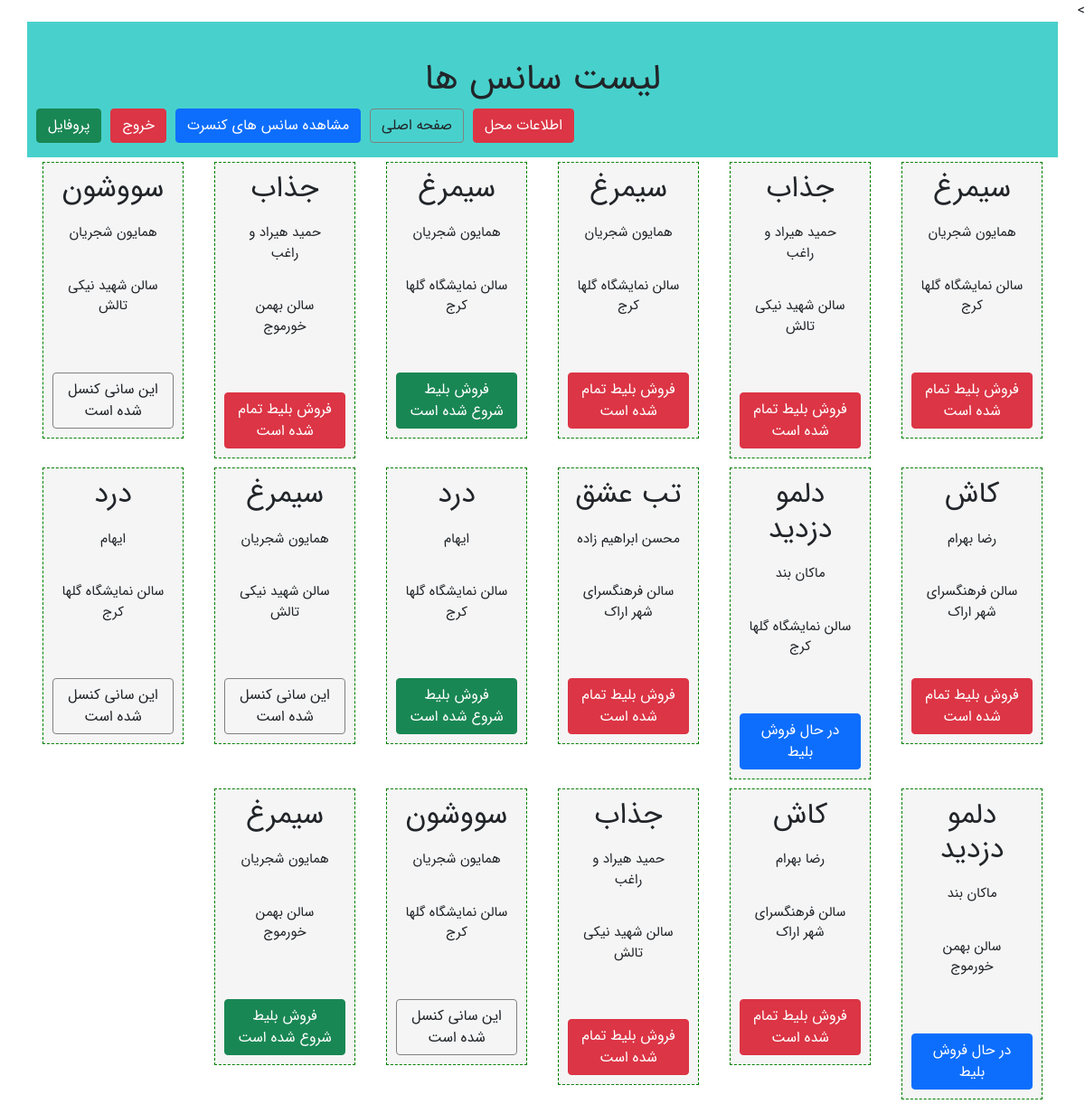
The app's page /ticketSales/time/list (signed in), older data.
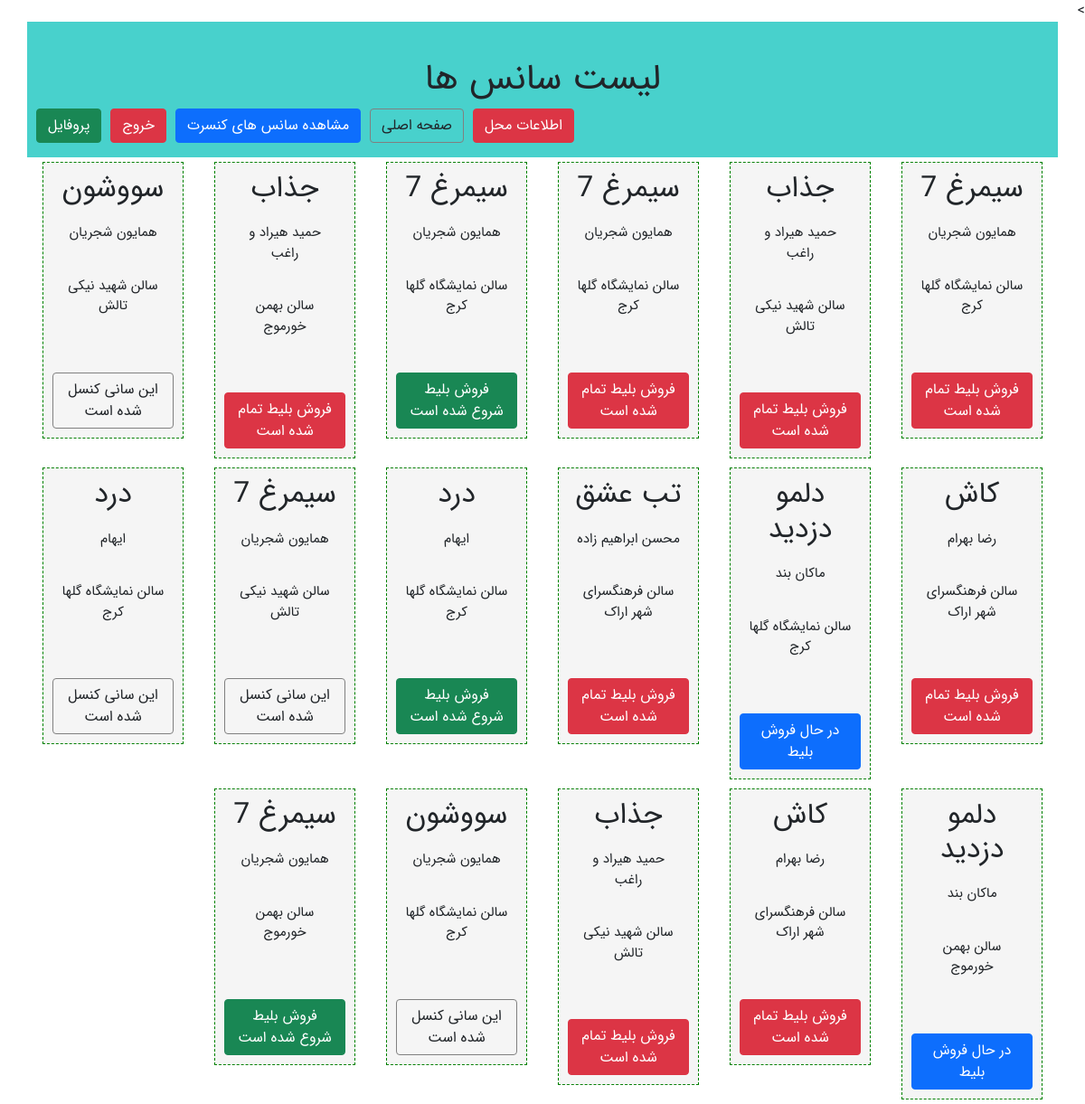
The same page, newer data.
### ticketSales/models.py (models this page shows, shortened)
class timeModel(models.Model):
    class Meta:
        verbose_name="سانس"
        verbose_name_plural="سانس"
    concertModel= models.ForeignKey(to=concertModel,on_delete=models.PROTECT,verbose_name="کنسرت")
    locationModel = models.ForeignKey(to=locationModel,on_delete=models.PROTECT,verbose_name="محل برگزاری")
    StartDateTime=models.DateTimeField(verbose_name="تاریخ برگزاری")
    Seats=models.IntegerField(verbose_name="تعداد صندلی")
    Start=1
    End=2
    Cancle=3
    Sales=4
    status_chioces=((Start,"فروش بلیط شروع شده است"),
                    (End,"فروش بلیط تمام شده است"),
                    (Cancle,"این سانی کنسل شده است"),
                    (Sales,"در حال فروش بلیط"))
    Status=models.IntegerField(choices=status_chioces,verbose_name="وضعیت")
    def get_jalai_date(self):
        return datetime2jalali(self.StartDateTime)

class concertModel (models.Model):
    class Meta:
        verbose_name="کنسرت"
        verbose_name_plural="کنسرت"
    Name=models.CharField(max_length=100,verbose_name="نام کنسرت")
    SingerName=models.CharField(max_length=100 ,verbose_name="خواننده")
    lenght=models.IntegerField(verbose_name="مدت زمان")
    Poster=models.ImageField(upload_to="concertImages/",null=True,verbose_name="پوستر")

class locationModel(models.Model):
    class Meta:
        verbose_name="محل برگزاری"
        verbose_name_plural="محل برگزاری"
    IdNumber=models.IntegerField(primary_key=True,verbose_name="کد محل")
    Name=models.CharField(max_length=100,verbose_name="نام محل")
    Address=models.CharField(max_length=500,default="تهران-برج میلاد",verbose_name="آدرس")
    Phone=models.CharField(max_length=11,null=True,verbose_name="تلفن")
    capacity=models.IntegerField(verbose_name="ظرفیت")

### ticketSales/views.py (the view)
# urls.py: path('time/list', views.timeView),
@login_required
def timeView(request):
    times=timeModel.objects.all()
    context={
        "timelist":times,
    }
    return render(request,"ticketSales/timeList.html",context)

### ticketSales/templates/ticketSales/timeList.html
{% extends "ticketSales/layout.html" %}
{% block titlepage %}
    لیست سانس ها
{% endblock%}
{% block mainContent %}
    {% if timelist %}
        {% for time in timelist %}
            <div class="col-md-2">
                <a>
                    <div class="timeBox">
                       <h2> {{ time.concertModel.Name  }}</h2>
                       <p>{{ time.concertModel.SingerName  }}</p>
                       <p>{{ time.locationModel.Name  }}</p>
                       <p>{{ time.get_jalai_date }}</p>
                       <div
                        class="
                        {% if time.Status == time.Start %}
                            btn btn-success
                        {% elif  time.Status == time.End %}
                            btn btn-danger
                         {% elif  time.Status == time.Cancle %}
                            btn default
                        {% elif  time.Status == time.Sales %}
                            btn btn-primary
                        {% endif %}
                        ">
                           {{ time.get_Status_display}}
                       </div>
                    </div>
                </a>
            </div>
        {% endfor %}
    {% endif %}
{% endblock%}

Row changes from the older to the newer data that the page shows:
changed through a linked row, timeModel (number 1 of 17 on the later page): concertModel.Name "سیمرغ" → "سیمرغ 7"
changed through a linked row, timeModel (number 3 of 17 on the later page): concertModel.Name "سیمرغ" → "سیمرغ 7"
changed through a linked row, timeModel (number 4 of 17 on the later page): concertModel.Name "سیمرغ" → "سیمرغ 7"
changed through a linked row, timeModel (number 11 of 17 on the later page): concertModel.Name "سیمرغ" → "سیمرغ 7"
changed through a linked row, timeModel (number 17 of 17 on the later page): concertModel.Name "سیمرغ" → "سیمرغ 7"
